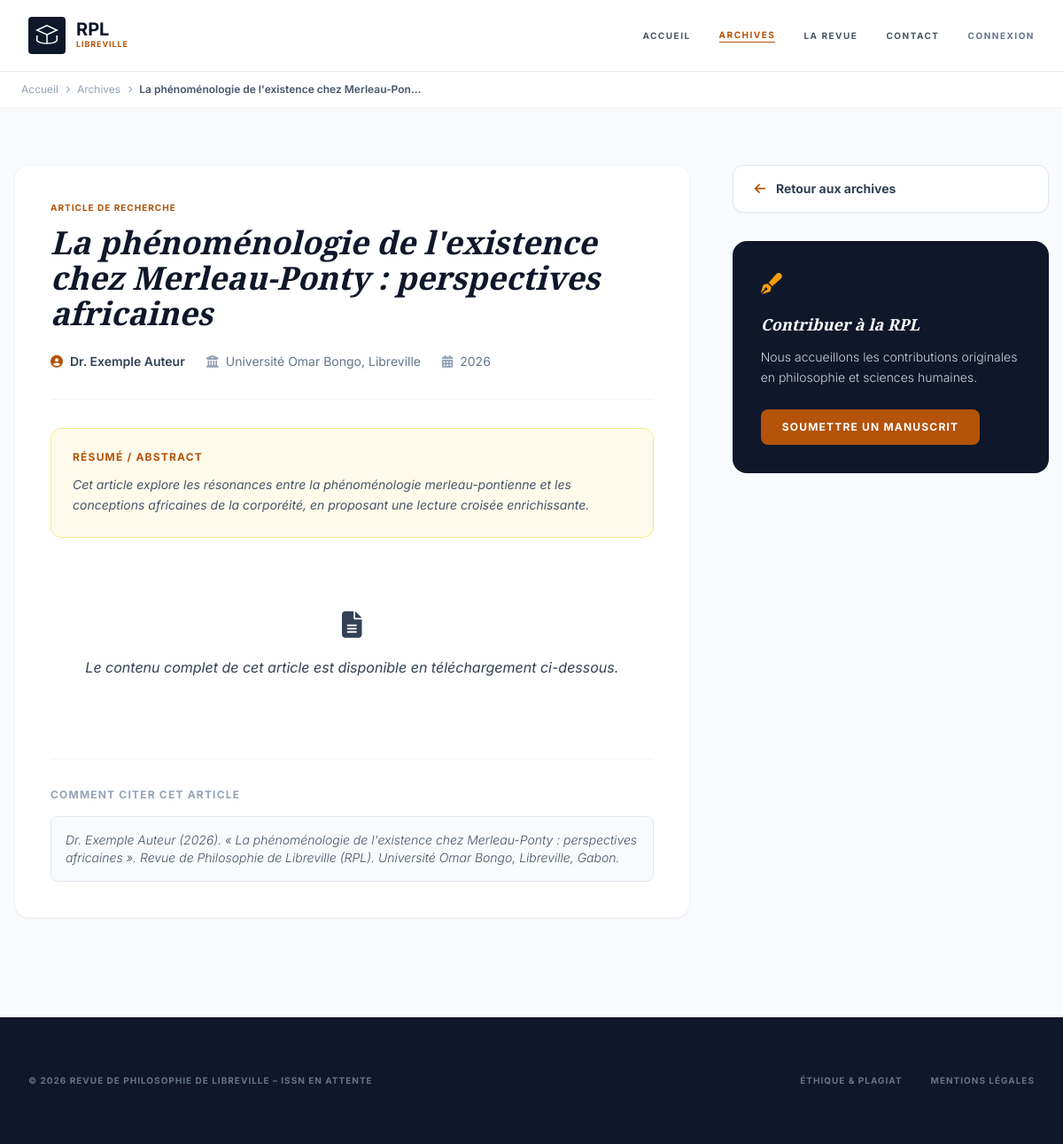
/articlemodele.php?id=1, run on the app's committed database.
### tables this page shows
CREATE TABLE IF NOT EXISTS `articles` (
  `id`               INT UNSIGNED    AUTO_INCREMENT PRIMARY KEY,
  `titre`            VARCHAR(500)    NOT NULL,
  `auteur`           VARCHAR(255)    NOT NULL,
  `email_auteur`     VARCHAR(255)    DEFAULT NULL,
  `affiliation`      VARCHAR(255)    DEFAULT NULL,
  `rubrique`         ENUM(
                       'Article de recherche',
                       'Commentaire',
                       'Recension',
                       'Traduction'
                     ) NOT NULL DEFAULT 'Article de recherche',
  `resume`           TEXT            DEFAULT NULL,
  `contenu`          LONGTEXT        DEFAULT NULL,
  `fichier_path`     VARCHAR(500)    DEFAULT NULL COMMENT 'Chemin relatif vers le PDF',
  `annee`            YEAR            DEFAULT NULL,
  `volume`           TINYINT UNSIGNED DEFAULT NULL,
  `numero`           TINYINT UNSIGNED DEFAULT NULL,
  `pages`            VARCHAR(20)     DEFAULT NULL COMMENT 'Ex: 12-34',
  `statut`           ENUM('en_attente','publie','retire') NOT NULL DEFAULT 'publie',
  `date_publication` DATE            DEFAULT NULL,
  `created_at`       DATETIME        DEFAULT CURRENT_TIMESTAMP,
  `updated_at`       DATETIME        DEFAULT CURRENT_TIMESTAMP ON UPDATE CURRENT_TIMESTAMP,
  INDEX `idx_statut`  (`statut`),
  INDEX `idx_annee`   (`annee`),
  INDEX `idx_rubrique`(`rubrique`),
  FULLTEXT KEY `ft_recherche` (`titre`, `auteur`, `resume`)
);

### articlemodele.php (the view, shortened to what this page needs)
<?php
require_once 'db_connect.php';
$id = isset($_GET['id']) ? intval($_GET['id']) : 0;
try {
    $stmt = $conn->prepare("SELECT * FROM articles WHERE id = ? LIMIT 1");
    $stmt->execute([$id]);
    $article = $stmt->fetch(PDO::FETCH_ASSOC);
} catch (PDOException $e) {
    $article = null;
}
?>
<!DOCTYPE html>
<html lang="fr">
<head>
  <script src="https://cdn.tailwindcss.com"></script>
  <link rel="stylesheet" href="https://cdnjs.cloudflare.com/ajax/libs/font-awesome/6.4.0/css/all.min.css">
</head>
<body class="bg-slate-50 text-slate-900">
  <header class="bg-white border-b border-slate-200 sticky top-0 z-50">
    <div class="max-w-7xl mx-auto px-4 sm:px-6 lg:px-8">
      <div class="flex justify-between items-center h-20">
        <a href="index.php" class="flex items-center gap-3 group">
          <div class="bg-slate-900 p-1.5 rounded group-hover:bg-amber-700 transition-colors">
            <svg width="30" height="30" viewBox="0 0 40 40" fill="none" xmlns="http://www.w3.org/2000/svg">
              <path d="M20 5L5 12L20 19L35 12L20 5Z" stroke="white" stroke-width="2"/>
              <path d="M5 20V28C5 28 10 32 20 32C30 32 35 28 35 28V20" stroke="white" stroke-width="2"/>
              <path d="M20 19V32" stroke="white" stroke-width="2"/>
            </svg>
          </div>
          <div>
            <h1 class="text-xl font-bold leading-none">RPL</h1>
            <p class="text-[9px] tracking-widest text-amber-700 font-bold uppercase">Libreville</p>
          </div>
        </a>
        <nav class="hidden md:flex gap-8 items-center text-[10px] font-bold uppercase tracking-[0.15em]">
          <a href="index.php" class="text-slate-600 hover:text-amber-700 transition">Accueil</a>
          <a href="archives.php" class="text-amber-700 border-b border-amber-700">Archives</a>
          <a href="about.php" class="text-slate-600 hover:text-amber-700 transition">La Revue</a>
          <a href="contact.html" class="text-slate-600 hover:text-amber-700 transition">Contact</a>
          <?php if (isset($_SESSION['userid'])): ?>
            <a href="dashboard.php" class="text-amber-700"><?php echo htmlspecialchars($_SESSION['usernom'] ?? 'Mon Espace'); ?></a>
          <?php else: ?>
            <a href="connexion.php" class="text-slate-500 hover:text-slate-900 transition">Connexion</a>
          <?php endif; ?>
        </nav>
      </div>
    </div>
  </header>
  <div class="bg-white border-b border-slate-100">
    <div class="max-w-7xl mx-auto px-6 py-3 text-xs text-slate-400 flex items-center gap-2">
      <a href="index.php" class="hover:text-amber-700 transition">Accueil</a>
      <i class="fas fa-chevron-right text-[8px]"></i>
      <a href="archives.php" class="hover:text-amber-700 transition">Archives</a>
      <i class="fas fa-chevron-right text-[8px]"></i>
      <span class="text-slate-600 font-semibold truncate max-w-xs"><?php echo htmlspecialchars($article['titre']); ?></span>
    </div>
  </div>
  <main class="max-w-7xl mx-auto px-4 py-16">
    <div class="grid lg:grid-cols-3 gap-12">
      <article class="lg:col-span-2">
        <div class="bg-white p-10 rounded-2xl shadow-sm border border-slate-100">
          <div class="mb-8 pb-8 border-b border-slate-100">
            <span class="text-[10px] font-bold text-amber-700 uppercase tracking-widest mb-3 block">
              <?php echo htmlspecialchars($article['rubrique'] ?? 'Article Scientifique'); ?>
            </span>
            <h1 class="text-3xl md:text-4xl font-bold serif italic text-slate-900 mb-6 leading-tight">
              <?php echo htmlspecialchars($article['titre']); ?>
            </h1>
            <div class="flex flex-wrap gap-6 text-sm text-slate-500">
              <div class="flex items-center gap-2">
                <i class="fas fa-user-circle text-amber-700"></i>
                <span class="font-semibold text-slate-700"><?php echo htmlspecialchars($article['auteur'] ?? 'Auteur inconnu'); ?></span>
              </div>
              <?php if (!empty($article['affiliation'])): ?>
              <div class="flex items-center gap-2">
                <i class="fas fa-university text-slate-400"></i>
                <span><?php echo htmlspecialchars($article['affiliation']); ?></span>
              </div>
              <?php endif; ?>
              <?php if (!empty($article['annee'])): ?>
              <div class="flex items-center gap-2">
                <i class="fas fa-calendar-alt text-slate-400"></i>
                <span><?php echo htmlspecialchars($article['annee']); ?></span>
              </div>
              <?php endif; ?>
            </div>
          </div>
          <?php if (!empty($article['resume'])): ?>
          <div class="bg-amber-50 border border-amber-200 rounded-xl p-6 mb-8">
            <h2 class="text-xs font-bold uppercase tracking-widest text-amber-700 mb-3">Résumé / Abstract</h2>
            <p class="text-sm text-slate-600 leading-relaxed italic"><?php echo nl2br(htmlspecialchars($article['resume'])); ?></p>
          </div>
          <?php endif; ?>
          <div class="article-body prose max-w-none">
            <?php
            if (!empty($article['contenu'])) {
                echo nl2br(htmlspecialchars($article['contenu']));
            } else {
                echo '<p class="text-slate-400 italic text-center py-12">
                        <i class="fas fa-file-alt text-3xl mb-4 block"></i>
                        Le contenu complet de cet article est disponible en téléchargement ci-dessous.
                      </p>';
            }
            ?>
          </div>
          <div class="mt-10 pt-8 border-t border-slate-100">
            <h3 class="text-xs font-bold uppercase tracking-widest text-slate-400 mb-4">Comment citer cet article</h3>
            <div class="bg-slate-50 rounded-lg p-4 text-sm text-slate-600 italic font-light border border-slate-200">
              <?php
                $auteur = htmlspecialchars($article['auteur'] ?? '');
                $titre  = htmlspecialchars($article['titre'] ?? '');
                $annee  = htmlspecialchars($article['annee'] ?? date('Y'));
              ?>
              <?php echo "$auteur ($annee). « $titre ». <em>Revue de Philosophie de Libreville (RPL)</em>. Université Omar Bongo, Libreville, Gabon."; ?>
            </div>
          </div>
        </div>
      </article>
      <aside class="lg:col-span-1 space-y-8">
        <a href="archives.php" class="flex items-center gap-3 text-sm font-bold text-slate-700 hover:text-amber-700 transition bg-white px-6 py-4 rounded-xl border border-slate-200 shadow-sm">
          <i class="fas fa-arrow-left text-amber-700"></i>
          Retour aux archives
        </a>
        <div class="bg-slate-900 text-white p-8 rounded-2xl">
          <i class="fas fa-pen-fancy text-amber-500 text-2xl mb-4 block"></i>
          <h3 class="font-bold text-lg serif italic mb-3">Contribuer à la RPL</h3>
          <p class="text-sm text-slate-300 font-light mb-6 leading-relaxed">Nous accueillons les contributions originales en philosophie et sciences humaines.</p>
          <a href="soumission.php" class="inline-block bg-amber-700 text-white px-6 py-3 rounded-lg font-bold text-xs uppercase tracking-widest hover:bg-amber-800 transition">
            Soumettre un manuscrit
          </a>
        </div>
      </aside>
    </div>
  </main>
  <footer class="bg-slate-900 text-white py-16 mt-12">
    <div class="max-w-7xl mx-auto px-6 lg:px-8">
      <div class="flex flex-col md:flex-row justify-between items-center gap-6 text-[10px] text-slate-500 uppercase tracking-widest font-bold">
        <p>&copy; 2026 Revue de Philosophie de Libreville – ISSN en attente</p>
        <div class="flex gap-8">
          <a href="ethique.html" class="hover:text-white transition">Éthique &amp; Plagiat</a>
          <a href="mentionslegales.html" class="hover:text-white transition">Mentions Légales</a>
        </div>
      </div>
    </div>
  </footer>
</body>
</html>

### articlemodele.php (style rules this page uses)
body { font-family: 'Inter', sans-serif; scroll-behavior: smooth; }
.serif { font-family: 'Playfair Display', serif; }
.article-body p { margin-bottom: 1.25rem; line-height: 1.85; color: #334155; }

### data on the page
articles: titre "La phénoménologie de l'existence chez Merleau-Pon…", rubrique "ARTICLE DE RECHERCHE", titre "La phénoménologie de l'existence chez Merleau-Ponty : perspectives africaines", auteur "Dr. Exemple Auteur", affiliation "Université Omar Bongo, Libreville", annee "2026", resume "Cet article explore les résonances entre la phénoménologie merleau-pontienne et les conceptions africaines de la corporéité, en proposant une lecture croisée enrichissante."
